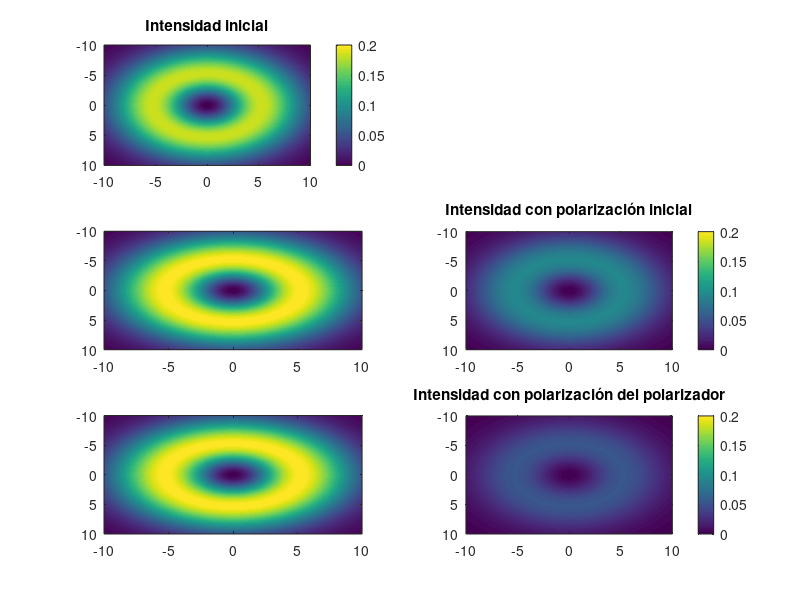

The MATLAB script that drew this image: (Note: this script raises an error after producing the figure.)

clc; clear; close all;

m = 1;      % carga topológica (tiene que ver con la fase del haz)
w_0 = 7.5;    % del Gaussiano

clim = [0 0.2];

% E = @(r,phi) (r ./ w_0).^abs(m) .* exp(-r.^2/w_0^2) .* exp(1i*m*phi);

a = 10;
grid_size = 2^10;
x = linspace(-a, a, grid_size);
y = linspace(-a, a, grid_size);
[X, Y] = meshgrid(x,y);
R = sqrt(X.^2 + Y.^2);

phi = 0; % si se grafica la intensidad no importa

E = (R ./ w_0).^abs(m) .* exp(-R.^2/w_0^2) .* exp(1i*m*phi);

figure;
subplot(3,2,1); imagesc(x,y,abs(E).^2);
colorbar;
caxis(clim);
title('Intensidad inicial');


% Posibles polarizaciones iniciales
H = [1; 0];
V = [0; 1]; 
D = 1/sqrt(2) .* [1; 1];
A = 1/sqrt(2) .* [1; -1];

pol_in = D;

Ex = E .* pol_in(1,1);
Ey = E .* pol_in(2,1);

E = sqrt(Ex.^2 + Ey.^2);

subplot(3,2,3); imagesc(x,y,abs(Ex).^2);
subplot(3,2,4); imagesc(x,y,abs(Ey).^2);
colorbar;
caxis(clim);
title('Intensidad con polarización inicial');


% Pasar por polarizador a cierto ángulo teta
theta = pi/6;
rot = [cos(theta)^2, cos(theta)*sin(theta); 
       cos(theta)*sin(theta), sin(theta)^2];

Ex = Ex.*rot(1,1) + Ey.*rot(2,1);
Ey = Ex.*rot(1,2) + Ey.*rot(2,2);
E = sqrt(Ex.^2 + Ey.^2);

subplot(3,2,5); imagesc(x,y,abs(Ex).^2);
subplot(3,2,6); imagesc(x,y,abs(Ey).^2);
colorbar;
caxis(clim);
title('Intensidad con polarización del polarizador');


I_0 = sum(abs(E).^2,'all');

figure; hold on;
for theta = 0:pi/180:2*pi
    rot = [cos(theta)^2, cos(theta)*sin(theta); 
       cos(theta)*sin(theta), sin(theta)^2];
    Ex_pol = Ex.*rot(1,1) + Ey.*rot(2,1);
    Ey_pol = Ex.*rot(1,2) + Ey.*rot(2,2);
    E = sqrt(Ex_pol.^2 + Ey_pol.^2);
    I = abs(E).^2;

    I = sum(I,'all');
    plot(theta, I, '.','Color','b');
end

fplot(@(theta) I_0.*cos(theta).^2, [0 2*pi]);
hold off;


%% Ahora con retardador de lambda/4

close all; clc;

E = (R ./ w_0).^abs(m) .* exp(-R.^2/w_0^2) .* exp(1i*m*phi);

figure;
subplot(3,2,1); imagesc(x,y,abs(E).^2);
colorbar;
caxis(clim);
title('Intensidad inicial');


% Posibles polarizaciones iniciales
H = [1; 0];
V = [0; 1]; 
D = 1/sqrt(2) .* [1; 1];
A = 1/sqrt(2) .* [1; -1];

pol_in = D;

Ex = E .* pol_in(1,1);
Ey = E .* pol_in(2,1);

E = sqrt(Ex.^2 + Ey.^2);

subplot(3,2,3); imagesc(x,y,abs(Ex).^2);
subplot(3,2,4); imagesc(x,y,abs(Ey).^2);
colorbar;
caxis(clim);
title('Intensidad con polarización inicial');

LR_fourth = @(theta) 1/sqrt(2) .* [1-1i*cos(2*theta), -2i*cos(theta)*sin(theta);
                       -2i*cos(theta)*sin(theta), 1+1i*cos(2*theta)];
rot_pol = @(theta) [cos(theta).^2, cos(theta)*sin(theta); 
       cos(theta)*sin(theta), sin(theta).^2];

%{
figure; hold on;
for theta = 0:pi/180:2*pi
    
    LR = LR_fourth(theta);
    Ex_ret = Ex.*LR(1,1) + Ey.*LR(2,1);
    Ey_ret = Ex.*LR(1,2) + Ey.*LR(2,2);
    E = sqrt(Ex_ret.^2 + Ey_ret.^2);
    I = abs(E).^2;
    I = sum(I,'all');

    rot = rot_pol(theta);
    Ex_pol = Ex_ret.*rot(1,1) + Ey_ret.*rot(2,1);
    Ey_pol = Ex_ret.*rot(1,2) + Ey_ret.*rot(2,2);
    E = sqrt(Ex_pol.^2 + Ey_pol.^2);
    I_pol = abs(E).^2;
    I_pol = sum(I_pol,'all');
    
    % subplot(1,2,1); hold on;
    plot3(theta, I, '.','Color','b');
    plot3(theta, I_pol, '.','Color','g');

end
hold off;
%}

figure; hold on;
for theta_pol = 0:10*pi/180:2*pi
    for theta_ret = 0:10*pi/180:2*pi
        LR = LR_fourth(theta_ret);
        Ex_ret = Ex.*LR(1,1) + Ey.*LR(2,1);
        Ey_ret = Ex.*LR(1,2) + Ey.*LR(2,2);
        % E_ret = sqrt(Ex_ret.^2 + Ey_ret.^2);
        % I_ret = abs(E).^2;
        % I_ret = sum(I_ret,'all');

        rot = rot_pol(theta_pol);
        Ex_pol = Ex_ret.*rot(1,1) + Ey_ret.*rot(2,1);
        Ey_pol = Ex_ret.*rot(1,2) + Ey_ret.*rot(2,2);
        E_pol = sqrt(Ex_pol.^2 + Ey_pol.^2);
        I_pol = abs(E_pol).^2;
        I_pol = sum(I_pol,'all');

        plot3(theta_pol, theta_ret, I_pol, '.', 'Color', 'b');

    end
    fprintf('Faltan %f.2 pi\n', theta_pol/pi);
end
xlabel('Theta polarizador');
ylabel('Theta retardador');
zlabel('Intensidad final');
hold off;
        







